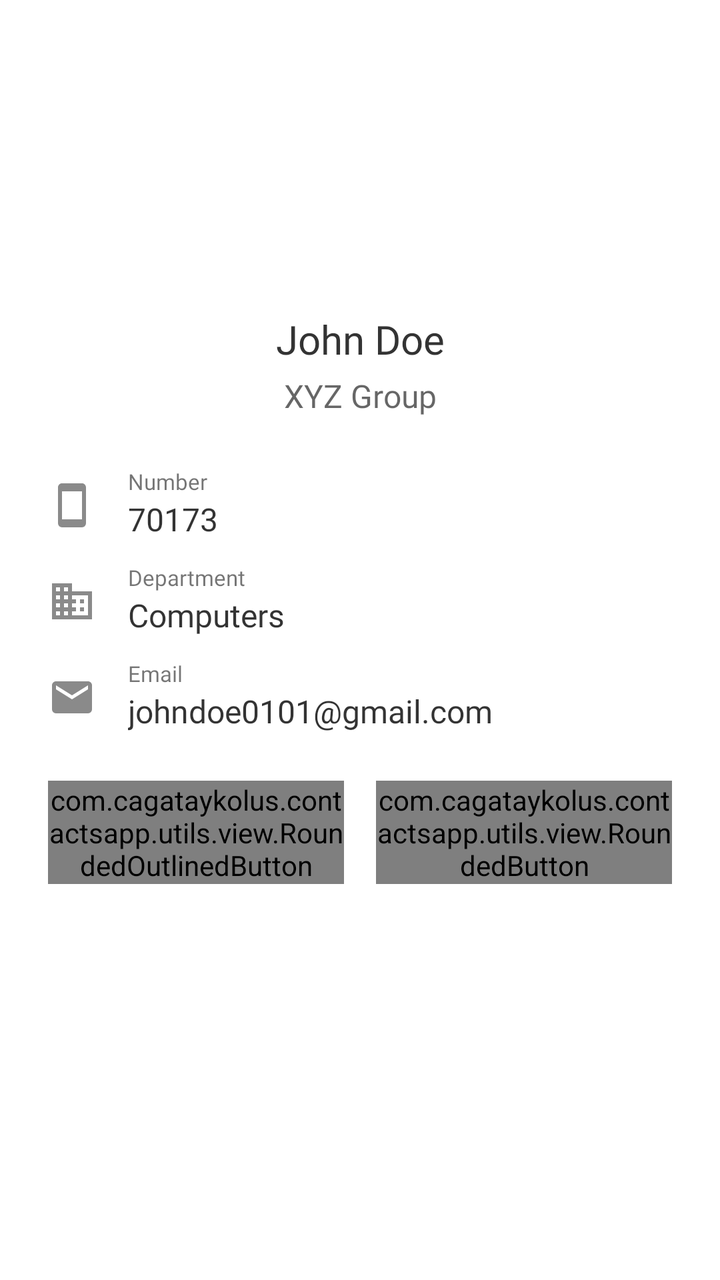
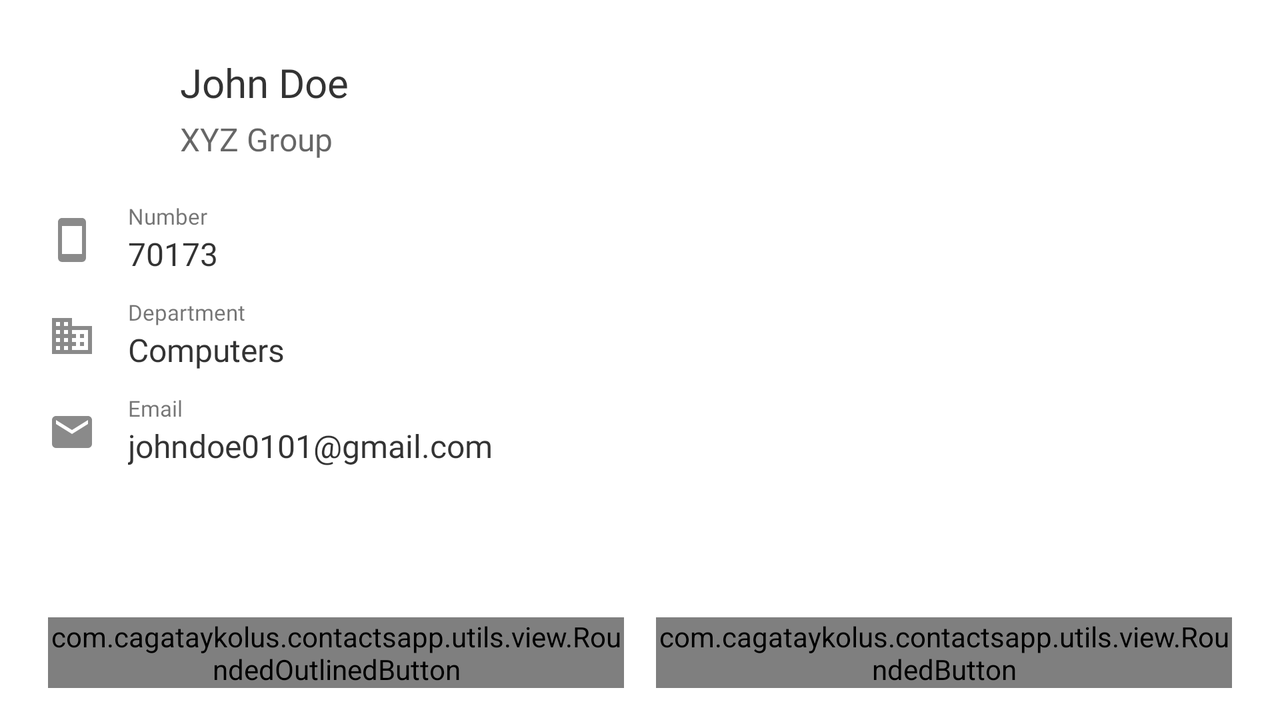

An Android layout and its configuration variant, each rendered on a device that would load it. The default file and the variant file are quoted in full after the pictures.
<!-- AndroidManifest.xml: application theme Theme.ContactsApp -->
<!-- res/layout/fragment_detail.xml -->
<?xml version="1.0" encoding="utf-8"?>
<androidx.constraintlayout.widget.ConstraintLayout xmlns:android="http://schemas.android.com/apk/res/android"
    xmlns:app="http://schemas.android.com/apk/res-auto"
    xmlns:tools="http://schemas.android.com/tools"
    android:layout_width="match_parent"
    android:layout_height="match_parent">

    <ImageView
        android:id="@+id/imageview_detail_photo"
        android:layout_width="0dp"
        android:layout_height="100dp"
        android:layout_marginTop="32dp"
        app:layout_constraintEnd_toEndOf="parent"
        app:layout_constraintStart_toStartOf="parent"
        app:layout_constraintTop_toTopOf="parent"
        app:srcCompat="@drawable/ic_user"
        tools:ignore="ContentDescription" />

    <TextView
        android:id="@+id/textview_detail_name_surname"
        android:layout_width="wrap_content"
        android:layout_height="wrap_content"
        android:layout_marginTop="24dp"
        android:fontFamily="@font/montserrat_bold"
        android:textColor="@color/black80"
        android:textSize="20sp"
        app:layout_constraintEnd_toEndOf="parent"
        app:layout_constraintStart_toStartOf="parent"
        app:layout_constraintTop_toBottomOf="@+id/imageview_detail_photo"
        tools:text="John Doe" />

    <TextView
        android:id="@+id/textview_detail_company"
        android:layout_width="wrap_content"
        android:layout_height="wrap_content"
        android:layout_marginTop="4dp"
        android:fontFamily="@font/montserrat_semibold"
        android:textColor="@color/black60"
        android:textSize="16sp"
        app:layout_constraintEnd_toEndOf="parent"
        app:layout_constraintStart_toStartOf="parent"
        app:layout_constraintTop_toBottomOf="@+id/textview_detail_name_surname"
        tools:text="XYZ Group" />

    <TextView
        android:id="@+id/textview_detail_number"
        android:layout_width="0dp"
        android:layout_height="wrap_content"
        android:layout_marginStart="16dp"
        android:layout_marginTop="6dp"
        android:layout_marginEnd="8dp"
        android:fontFamily="@font/montserrat_semibold"
        android:textColor="@color/black80"
        android:textSize="16sp"
        app:layout_constraintBottom_toBottomOf="@+id/imageview_detail_icon_1"
        app:layout_constraintEnd_toEndOf="parent"
        app:layout_constraintStart_toEndOf="@+id/imageview_detail_icon_1"
        app:layout_constraintTop_toBottomOf="@+id/textview_detail_label_1"
        tools:text="70173" />

    <TextView
        android:id="@+id/textview_detail_department"
        android:layout_width="0dp"
        android:layout_height="wrap_content"
        android:layout_marginStart="16dp"
        android:layout_marginTop="6dp"
        android:layout_marginEnd="8dp"
        android:fontFamily="@font/montserrat_semibold"
        android:textColor="@color/black80"
        android:textSize="16sp"
        app:layout_constraintBottom_toBottomOf="@+id/imageview_detail_icon_2"
        app:layout_constraintEnd_toEndOf="parent"
        app:layout_constraintStart_toEndOf="@+id/imageview_detail_icon_2"
        app:layout_constraintTop_toBottomOf="@+id/textview_detail_label_2"
        tools:text="Computers" />

    <TextView
        android:id="@+id/textview_detail_email"
        android:layout_width="0dp"
        android:layout_height="wrap_content"
        android:layout_marginStart="16dp"
        android:layout_marginTop="6dp"
        android:layout_marginEnd="8dp"
        android:fontFamily="@font/montserrat_semibold"
        android:textColor="@color/black80"
        android:textSize="16sp"
        app:layout_constraintBottom_toBottomOf="@+id/imageview_detail_icon_3"
        app:layout_constraintEnd_toEndOf="parent"
        app:layout_constraintStart_toEndOf="@+id/imageview_detail_icon_3"
        app:layout_constraintTop_toBottomOf="@+id/textview_detail_label_3"
        tools:text="johndoe0101@gmail.com" />

    <ImageView
        android:id="@+id/imageview_detail_icon_1"
        android:layout_width="wrap_content"
        android:layout_height="wrap_content"
        android:layout_marginStart="24dp"
        android:layout_marginTop="32dp"
        app:layout_constraintStart_toStartOf="parent"
        app:layout_constraintTop_toBottomOf="@+id/textview_detail_company"
        app:srcCompat="@drawable/ic_cellphone"
        tools:ignore="ContentDescription" />

    <ImageView
        android:id="@+id/imageview_detail_icon_2"
        android:layout_width="wrap_content"
        android:layout_height="wrap_content"
        android:layout_marginStart="24dp"
        android:layout_marginTop="24dp"
        app:layout_constraintStart_toStartOf="parent"
        app:layout_constraintTop_toBottomOf="@+id/imageview_detail_icon_1"
        app:srcCompat="@drawable/ic_domain"
        tools:ignore="ContentDescription" />

    <ImageView
        android:id="@+id/imageview_detail_icon_3"
        android:layout_width="wrap_content"
        android:layout_height="wrap_content"
        android:layout_marginStart="24dp"
        android:layout_marginTop="24dp"
        app:layout_constraintStart_toStartOf="parent"
        app:layout_constraintTop_toBottomOf="@+id/imageview_detail_icon_2"
        app:srcCompat="@drawable/ic_email"
        tools:ignore="ContentDescription" />

    <TextView
        android:id="@+id/textview_detail_label_1"
        android:layout_width="wrap_content"
        android:layout_height="wrap_content"
        android:layout_marginStart="16dp"
        android:fontFamily="@font/montserrat_medium"
        android:text="@string/number"
        android:textSize="11sp"
        app:layout_constraintBottom_toTopOf="@+id/imageview_detail_icon_1"
        app:layout_constraintStart_toEndOf="@+id/imageview_detail_icon_1"
        app:layout_constraintTop_toTopOf="@+id/imageview_detail_icon_1" />

    <TextView
        android:id="@+id/textview_detail_label_2"
        android:layout_width="wrap_content"
        android:layout_height="wrap_content"
        android:layout_marginStart="16dp"
        android:fontFamily="@font/montserrat_medium"
        android:text="@string/department"
        android:textSize="11sp"
        app:layout_constraintBottom_toTopOf="@+id/imageview_detail_icon_2"
        app:layout_constraintStart_toEndOf="@+id/imageview_detail_icon_2"
        app:layout_constraintTop_toTopOf="@+id/imageview_detail_icon_2" />

    <TextView
        android:id="@+id/textview_detail_label_3"
        android:layout_width="wrap_content"
        android:layout_height="wrap_content"
        android:layout_marginStart="16dp"
        android:fontFamily="@font/montserrat_medium"
        android:text="@string/email"
        android:textSize="11sp"
        app:layout_constraintBottom_toTopOf="@+id/imageview_detail_icon_3"
        app:layout_constraintStart_toEndOf="@+id/imageview_detail_icon_3"
        app:layout_constraintTop_toTopOf="@+id/imageview_detail_icon_3" />

    <com.cagataykolus.contactsapp.utils.view.RoundedButton
        android:id="@+id/button_detail_edit"
        android:layout_width="0dp"
        android:layout_height="wrap_content"
        android:layout_marginStart="8dp"
        android:layout_marginTop="24dp"
        android:layout_marginEnd="24dp"
        android:text="@string/edit"
        app:layout_constraintEnd_toEndOf="parent"
        app:layout_constraintHorizontal_bias="0.5"
        app:layout_constraintStart_toEndOf="@+id/button_detail_delete"
        app:layout_constraintTop_toBottomOf="@+id/textview_detail_email" />

    <com.cagataykolus.contactsapp.utils.view.RoundedOutlinedButton
        android:id="@+id/button_detail_delete"
        android:layout_width="0dp"
        android:layout_height="wrap_content"
        android:layout_marginStart="24dp"
        android:layout_marginTop="24dp"
        android:layout_marginEnd="8dp"
        android:text="@string/delete"
        app:layout_constraintEnd_toStartOf="@+id/button_detail_edit"
        app:layout_constraintHorizontal_bias="0.5"
        app:layout_constraintStart_toStartOf="parent"
        app:layout_constraintTop_toBottomOf="@+id/textview_detail_email" />

    <ProgressBar
        android:id="@+id/progressbar_detail_loading"
        style="?android:attr/progressBarStyle"
        android:layout_width="wrap_content"
        android:layout_height="wrap_content"
        android:visibility="gone"
        app:layout_constraintBottom_toBottomOf="parent"
        app:layout_constraintEnd_toEndOf="parent"
        app:layout_constraintStart_toStartOf="parent"
        app:layout_constraintTop_toTopOf="parent" />

</androidx.constraintlayout.widget.ConstraintLayout>
<!-- resources referenced by this layout -->
<resources>
  <color name="black60">#99000000</color>
  <color name="black80">#CC000000</color>
  <!-- drawable ic_cellphone (drawable) -->
  <vector xmlns:android="http://schemas.android.com/apk/res/android"
      android:height="24dp"
      android:width="24dp"
      android:viewportWidth="24"
      android:viewportHeight="24">
      <path android:fillColor="@color/grey_dark" android:pathData="M17,19H7V5H17M17,1H7C5.89,1 5,1.89 5,3V21A2,2 0 0,0 7,23H17A2,2 0 0,0 19,21V3C19,1.89 18.1,1 17,1Z" />
  </vector>
  <!-- drawable ic_domain (drawable) -->
  <vector xmlns:android="http://schemas.android.com/apk/res/android"
      android:height="24dp"
      android:width="24dp"
      android:viewportWidth="24"
      android:viewportHeight="24">
      <path android:fillColor="@color/grey_dark" android:pathData="M18,15H16V17H18M18,11H16V13H18M20,19H12V17H14V15H12V13H14V11H12V9H20M10,7H8V5H10M10,11H8V9H10M10,15H8V13H10M10,19H8V17H10M6,7H4V5H6M6,11H4V9H6M6,15H4V13H6M6,19H4V17H6M12,7V3H2V21H22V7H12Z" />
  </vector>
  <!-- drawable ic_email (drawable) -->
  <vector xmlns:android="http://schemas.android.com/apk/res/android"
      android:height="24dp"
      android:width="24dp"
      android:viewportWidth="24"
      android:viewportHeight="24">
      <path android:fillColor="@color/grey_dark" android:pathData="M20,8L12,13L4,8V6L12,11L20,6M20,4H4C2.89,4 2,4.89 2,6V18A2,2 0 0,0 4,20H20A2,2 0 0,0 22,18V6C22,4.89 21.1,4 20,4Z" />
  </vector>
  <string name="delete">Delete</string>
  <string name="department">Department</string>
  <string name="edit">Edit</string>
  <string name="email">Email</string>
  <string name="number">Number</string>
  <style name="Theme.ContactsApp" parent="Theme.MaterialComponents.DayNight.DarkActionBar">
          
          <item name="colorPrimary">@color/weldon_blue</item>
          <item name="colorPrimaryVariant">@color/stormcloud</item>
          <item name="colorOnPrimary">@color/white</item>
          
          <item name="colorSecondary">@color/sunset_orange</item>
          <item name="colorSecondaryVariant">@color/stormcloud</item>
          <item name="colorOnSecondary">@color/black</item>
          
          <item name="android:statusBarColor" tools:targetApi="l">?attr/colorPrimaryVariant</item>
          
      </style>
  <color name="grey_dark">#8A8A8A</color>
  <color name="weldon_blue">#7A9E9F</color>
  <color name="stormcloud">#4F6367</color>
  <color name="white">#FFFFFFFF</color>
  <color name="sunset_orange">#FE5F55</color>
  <color name="black">#FF000000</color>
</resources>
<!-- res/layout-land/fragment_detail.xml (the repository's variant of the layout above) -->
<!-- drawn on the phone turned sideways -->
<?xml version="1.0" encoding="utf-8"?>
<androidx.constraintlayout.widget.ConstraintLayout xmlns:android="http://schemas.android.com/apk/res/android"
    xmlns:app="http://schemas.android.com/apk/res-auto"
    xmlns:tools="http://schemas.android.com/tools"
    android:layout_width="match_parent"
    android:layout_height="match_parent">

    <ImageView
        android:id="@+id/imageview_detail_photo"
        android:layout_width="50dp"
        android:layout_height="60dp"
        android:layout_marginStart="24dp"
        android:layout_marginTop="24dp"
        app:layout_constraintStart_toStartOf="parent"
        app:layout_constraintTop_toTopOf="parent"
        app:srcCompat="@drawable/ic_user"
        tools:ignore="ContentDescription" />

    <TextView
        android:id="@+id/textview_detail_name_surname"
        android:layout_width="0dp"
        android:layout_height="wrap_content"
        android:layout_marginStart="16dp"
        android:layout_marginEnd="16dp"
        android:fontFamily="@font/montserrat_bold"
        android:textColor="@color/black80"
        android:textSize="20sp"
        app:layout_constraintBottom_toTopOf="@+id/textview_detail_company"
        app:layout_constraintEnd_toEndOf="parent"
        app:layout_constraintHorizontal_bias="0.5"
        app:layout_constraintStart_toEndOf="@+id/imageview_detail_photo"
        app:layout_constraintTop_toTopOf="@+id/imageview_detail_photo"
        tools:text="John Doe" />

    <TextView
        android:id="@+id/textview_detail_company"
        android:layout_width="0dp"
        android:layout_height="wrap_content"
        android:fontFamily="@font/montserrat_semibold"
        android:textColor="@color/black60"
        android:textSize="16sp"
        app:layout_constraintBottom_toBottomOf="@+id/imageview_detail_photo"
        app:layout_constraintEnd_toEndOf="@+id/textview_detail_name_surname"
        app:layout_constraintHorizontal_bias="0.5"
        app:layout_constraintStart_toStartOf="@+id/textview_detail_name_surname"
        app:layout_constraintTop_toBottomOf="@+id/textview_detail_name_surname"
        tools:text="XYZ Group" />

    <TextView
        android:id="@+id/textview_detail_number"
        android:layout_width="0dp"
        android:layout_height="wrap_content"
        android:layout_marginStart="16dp"
        android:layout_marginTop="6dp"
        android:layout_marginEnd="8dp"
        android:fontFamily="@font/montserrat_semibold"
        android:textColor="@color/black80"
        android:textSize="16sp"
        app:layout_constraintBottom_toBottomOf="@+id/imageview_detail_icon_1"
        app:layout_constraintEnd_toEndOf="parent"
        app:layout_constraintStart_toEndOf="@+id/imageview_detail_icon_1"
        app:layout_constraintTop_toBottomOf="@+id/textview_detail_label_1"
        tools:text="70173" />

    <TextView
        android:id="@+id/textview_detail_department"
        android:layout_width="0dp"
        android:layout_height="wrap_content"
        android:layout_marginStart="16dp"
        android:layout_marginTop="6dp"
        android:layout_marginEnd="8dp"
        android:fontFamily="@font/montserrat_semibold"
        android:textColor="@color/black80"
        android:textSize="16sp"
        app:layout_constraintBottom_toBottomOf="@+id/imageview_detail_icon_2"
        app:layout_constraintEnd_toEndOf="parent"
        app:layout_constraintStart_toEndOf="@+id/imageview_detail_icon_2"
        app:layout_constraintTop_toBottomOf="@+id/textview_detail_label_2"
        tools:text="Computers" />

    <TextView
        android:id="@+id/textview_detail_email"
        android:layout_width="0dp"
        android:layout_height="wrap_content"
        android:layout_marginStart="16dp"
        android:layout_marginTop="6dp"
        android:layout_marginEnd="8dp"
        android:fontFamily="@font/montserrat_semibold"
        android:textColor="@color/black80"
        android:textSize="16sp"
        app:layout_constraintBottom_toBottomOf="@+id/imageview_detail_icon_3"
        app:layout_constraintEnd_toEndOf="parent"
        app:layout_constraintStart_toEndOf="@+id/imageview_detail_icon_3"
        app:layout_constraintTop_toBottomOf="@+id/textview_detail_label_3"
        tools:text="johndoe0101@gmail.com" />

    <ImageView
        android:id="@+id/imageview_detail_icon_1"
        android:layout_width="wrap_content"
        android:layout_height="wrap_content"
        android:layout_marginStart="24dp"
        android:layout_marginTop="24dp"
        app:layout_constraintStart_toStartOf="parent"
        app:layout_constraintTop_toBottomOf="@+id/imageview_detail_photo"
        app:srcCompat="@drawable/ic_cellphone"
        tools:ignore="ContentDescription" />

    <ImageView
        android:id="@+id/imageview_detail_icon_2"
        android:layout_width="wrap_content"
        android:layout_height="wrap_content"
        android:layout_marginStart="24dp"
        android:layout_marginTop="24dp"
        app:layout_constraintStart_toStartOf="parent"
        app:layout_constraintTop_toBottomOf="@+id/imageview_detail_icon_1"
        app:srcCompat="@drawable/ic_domain"
        tools:ignore="ContentDescription" />

    <ImageView
        android:id="@+id/imageview_detail_icon_3"
        android:layout_width="wrap_content"
        android:layout_height="wrap_content"
        android:layout_marginStart="24dp"
        android:layout_marginTop="24dp"
        app:layout_constraintStart_toStartOf="parent"
        app:layout_constraintTop_toBottomOf="@+id/imageview_detail_icon_2"
        app:srcCompat="@drawable/ic_email"
        tools:ignore="ContentDescription" />

    <TextView
        android:id="@+id/textview_detail_label_1"
        android:layout_width="wrap_content"
        android:layout_height="wrap_content"
        android:layout_marginStart="16dp"
        android:fontFamily="@font/montserrat_medium"
        android:text="@string/number"
        android:textSize="11sp"
        app:layout_constraintBottom_toTopOf="@+id/imageview_detail_icon_1"
        app:layout_constraintStart_toEndOf="@+id/imageview_detail_icon_1"
        app:layout_constraintTop_toTopOf="@+id/imageview_detail_icon_1" />

    <TextView
        android:id="@+id/textview_detail_label_2"
        android:layout_width="wrap_content"
        android:layout_height="wrap_content"
        android:layout_marginStart="16dp"
        android:fontFamily="@font/montserrat_medium"
        android:text="@string/department"
        android:textSize="11sp"
        app:layout_constraintBottom_toTopOf="@+id/imageview_detail_icon_2"
        app:layout_constraintStart_toEndOf="@+id/imageview_detail_icon_2"
        app:layout_constraintTop_toTopOf="@+id/imageview_detail_icon_2" />

    <TextView
        android:id="@+id/textview_detail_label_3"
        android:layout_width="wrap_content"
        android:layout_height="wrap_content"
        android:layout_marginStart="16dp"
        android:fontFamily="@font/montserrat_medium"
        android:text="@string/email"
        android:textSize="11sp"
        app:layout_constraintBottom_toTopOf="@+id/imageview_detail_icon_3"
        app:layout_constraintStart_toEndOf="@+id/imageview_detail_icon_3"
        app:layout_constraintTop_toTopOf="@+id/imageview_detail_icon_3" />

    <com.cagataykolus.contactsapp.utils.view.RoundedButton
        android:id="@+id/button_detail_edit"
        android:layout_width="0dp"
        android:layout_height="wrap_content"
        android:layout_marginStart="8dp"
        android:layout_marginEnd="24dp"
        android:layout_marginBottom="16dp"
        android:text="@string/edit"
        app:layout_constraintBottom_toBottomOf="parent"
        app:layout_constraintEnd_toEndOf="parent"
        app:layout_constraintHorizontal_bias="0.5"
        app:layout_constraintStart_toEndOf="@+id/button_detail_delete" />

    <com.cagataykolus.contactsapp.utils.view.RoundedOutlinedButton
        android:id="@+id/button_detail_delete"
        android:layout_width="0dp"
        android:layout_height="wrap_content"
        android:layout_marginStart="24dp"
        android:layout_marginEnd="8dp"
        android:layout_marginBottom="16dp"
        android:text="@string/delete"
        app:layout_constraintBottom_toBottomOf="parent"
        app:layout_constraintEnd_toStartOf="@+id/button_detail_edit"
        app:layout_constraintHorizontal_bias="0.5"
        app:layout_constraintStart_toStartOf="parent" />

    <ProgressBar
        android:id="@+id/progressbar_detail_loading"
        style="?android:attr/progressBarStyle"
        android:layout_width="wrap_content"
        android:layout_height="wrap_content"
        android:visibility="gone"
        app:layout_constraintBottom_toBottomOf="parent"
        app:layout_constraintEnd_toEndOf="parent"
        app:layout_constraintStart_toStartOf="parent"
        app:layout_constraintTop_toTopOf="parent" />

</androidx.constraintlayout.widget.ConstraintLayout>
